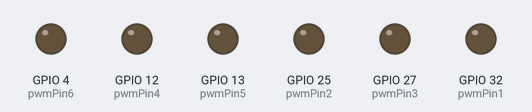
Simulated run of this sketch. Board: ESP32. Parts: output pins drawn as LEDs (lit = HIGH).

Above: at 0.0 s.
At 1.15 s:
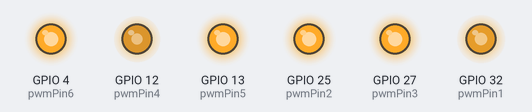
Timing chart, 0 to 1.8 s (numbered marks = the images above):
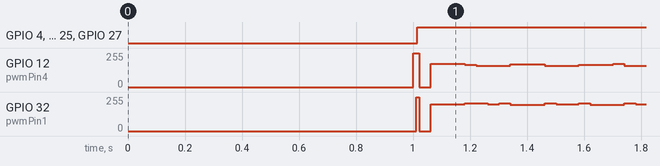

The sketch:

3phase_spwm.ino
```cpp
// ESP32 Sinusoidal PWM + Serial Oscilloscope Loopback Test

#include <Arduino.h>


const int pwmPin1 = 32;  // pwm output pin for mosfet 1
const int pwmPin2= 25;  // pwm output pin for mosfet 2
const int pwmPin3= 27;  // pwm output pin for mosfet 3
const int pwmPin4= 12;  // pwm output pin for mosfet 4
const int pwmPin5= 13;  // pwm output pin for mosfet 5
const int pwmPin6= 4;  // pwm output pin for mosfet 6

float m = 1.0; // modulation index


const int samples = 100;
const float sineFreq = 50;                // 50 Hz sine wave
const float samplingRate = sineFreq * samples; // 50 * 100 = 5000 samples/sec
const unsigned long periodMicros = 1000000/samplingRate;

float sinTable1[samples];
float sinTable2[samples];
float sinTable3[samples];
float sinTable4[samples];
float sinTable5[samples];
float sinTable6[samples];
unsigned long lastMicros = 0;

const int pwmChannel = 0;
const int pwmFreq = 1000;     // 1 kHz carrier
const int pwmResolution = 8;   // 8-bit resolution (0–255)

void setup() {
  Serial.begin(9600);
  delay(1000);

  ledcAttach(pwmPin1, pwmFreq, pwmResolution);
  ledcAttach(pwmPin2, pwmFreq, pwmResolution);
  ledcAttach(pwmPin3, pwmFreq, pwmResolution);
  ledcAttach(pwmPin4, pwmFreq, pwmResolution);
  ledcAttach(pwmPin5, pwmFreq, pwmResolution);
  ledcAttach(pwmPin6, pwmFreq, pwmResolution);


  for (int i = 0; i < samples; i++) {
    sinTable1[i] =  245.5f* sinf(2 * PI * i / samples);  //mosfet 1
    sinTable2[i] =  127.5f* sinf((2 * PI * i / samples)  + 0.3333*PI );
    sinTable3[i] =  127.5f* sinf((2 * PI * i / samples)+ 0.6667*PI); //mosfet 3
    sinTable4[i] =  127.5f* sinf((2 * PI * i / samples) + PI);
    sinTable5[i] =  127.5f* sinf((2 * PI * i / samples ) + 1.3333*PI); //mosfet 5
    sinTable6[i] =  127.5f* sinf((2 * PI * i / samples) + 1.6667*PI);


  }
}

void loop() {
  static int index = 0;
  unsigned long now = micros();

  if (now - lastMicros >= periodMicros) {
    lastMicros = now;

    int duty1 = (int)sinTable1[index]; // 2 duty cyles generated
    int duty2 = (int)sinTable2[index];
    int duty3 = (int)sinTable3[index];
    int duty4 = (int)sinTable4[index]; // complementry signal
    int duty5 = (int)sinTable5[index];
    int duty6 = (int)sinTable6[index];


    ledcWrite(pwmPin1, duty1);
    ledcWrite(pwmPin2, duty2);

    ledcWrite(pwmPin3, duty3);
    ledcWrite(pwmPin4, duty4);


    ledcWrite(pwmPin5, duty5);
    ledcWrite(pwmPin6, duty6);


    index++;
    if (index >= samples)index = 0;


    //int value = analogRead(analogPin);
    //Serial.println(value);
  }
}
```

Measured:
- by itself, GPIO 4 (pwmPin6), GPIO 13 (pwmPin5): LOW → HIGH at 1.0 s
- by itself, GPIO 25 (pwmPin2), GPIO 27 (pwmPin3): 0/255 → 255/255 at 1.0 s
